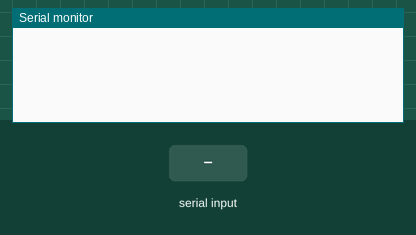
This sketch was run on a simulated Arduino Uno, built with avr-gcc and run on an emulated ATmega328P. Shown: the last lines printed to the serial monitor. Inputs (shaded band) come from the test bench.

Above: at 1.2 s.
1.3 s: "90,45\n" received over Serial
At 3.0 s:
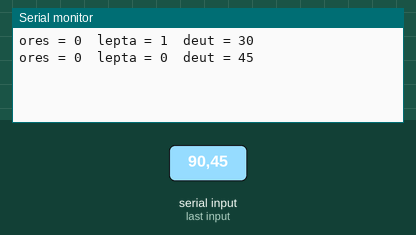
3.3 s: "30,150\n" received over Serial
At 4.7 s:
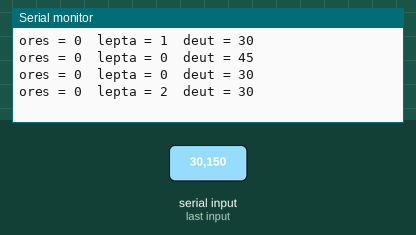
Timing chart, 0 to 6.3 s (numbered marks = the images above; inputs shaded):
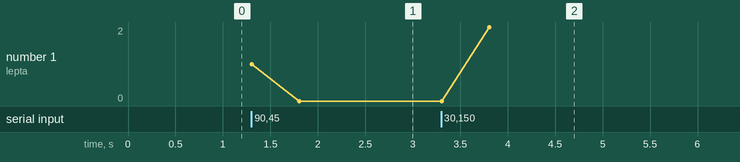

Measured:
- after the input at 1.3 s, the serial monitor: prints a new line at once (image 1)
- after the input at 3.3 s, the serial monitor: prints a new line at once (image 2)
- plotted number 1: 0 → 2 after the input at 3.3 s

The sketch:

second_to_hour.ino
```cpp
int val ;

int ores ;
int lepta ;
int deut ;
void setup() {
   Serial.begin(9600);
}


void loop() {

if (Serial.available() > 0){
  val = Serial.parseInt();
}
if (val>0){
ores = val/3600;
lepta = (val%3600)/60;
deut = (val%3600)%60;
Serial.print("ores = ");
Serial.print(ores);
Serial.print("  ");
Serial.print("lepta = ");
Serial.print(lepta);
Serial.print("  ");
Serial.print("deut = ");
Serial.println(deut);
delay(500);
val=0;
}
}
```
